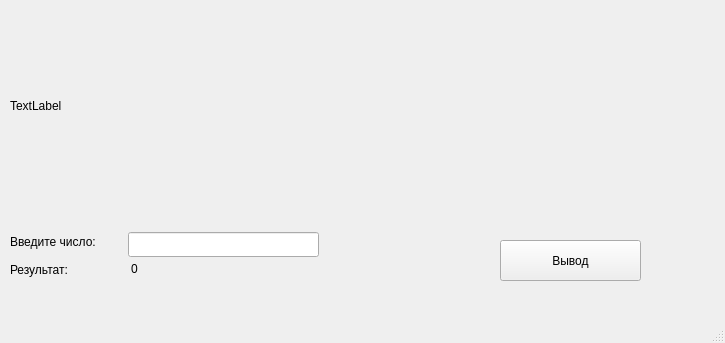
<?xml version="1.0" encoding="UTF-8"?>
<ui version="4.0">
 <class>MainWindow</class>
 <widget class="QMainWindow" name="MainWindow">
  <property name="geometry">
   <rect>
    <x>0</x>
    <y>0</y>
    <width>725</width>
    <height>343</height>
   </rect>
  </property>
  <property name="minimumSize">
   <size>
    <width>725</width>
    <height>343</height>
   </size>
  </property>
  <property name="maximumSize">
   <size>
    <width>725</width>
    <height>343</height>
   </size>
  </property>
  <property name="windowTitle">
   <string>MainWindow</string>
  </property>
  <widget class="QWidget" name="centralwidget">
   <widget class="QLabel" name="condition">
    <property name="geometry">
     <rect>
      <x>10</x>
      <y>10</y>
      <width>701</width>
      <height>191</height>
     </rect>
    </property>
    <property name="text">
     <string>TextLabel</string>
    </property>
   </widget>
   <widget class="QPushButton" name="pushButton">
    <property name="geometry">
     <rect>
      <x>500</x>
      <y>240</y>
      <width>141</width>
      <height>41</height>
     </rect>
    </property>
    <property name="text">
     <string>Вывод</string>
    </property>
   </widget>
   <widget class="QWidget" name="">
    <property name="geometry">
     <rect>
      <x>10</x>
      <y>230</y>
      <width>110</width>
      <height>51</height>
     </rect>
    </property>
    <layout class="QVBoxLayout" name="verticalLayout_2">
     <item>
      <widget class="QLabel" name="label_3">
       <property name="text">
        <string>Введите число:</string>
       </property>
      </widget>
     </item>
     <item>
      <widget class="QLabel" name="label_4">
       <property name="text">
        <string>Результат:</string>
       </property>
      </widget>
     </item>
    </layout>
   </widget>
   <widget class="QLabel" name="output">
    <property name="geometry">
     <rect>
      <x>131</x>
      <y>260</y>
      <width>191</width>
      <height>17</height>
     </rect>
    </property>
    <property name="text">
     <string>0</string>
    </property>
   </widget>
   <widget class="QLineEdit" name="lineEditNumber">
    <property name="geometry">
     <rect>
      <x>128</x>
      <y>232</y>
      <width>191</width>
      <height>25</height>
     </rect>
    </property>
    <property name="minimumSize">
     <size>
      <width>191</width>
      <height>25</height>
     </size>
    </property>
   </widget>
  </widget>
  <widget class="QMenuBar" name="menubar">
   <property name="geometry">
    <rect>
     <x>0</x>
     <y>0</y>
     <width>725</width>
     <height>22</height>
    </rect>
   </property>
  </widget>
  <widget class="QStatusBar" name="statusbar"/>
 </widget>
 <resources/>
 <connections/>
</ui>
